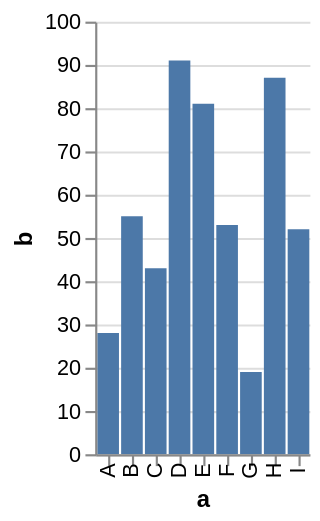

Describe this chart as a Vega-Lite specification.
### Vega specification from a JSON file in a GitHub repository (floating-point values rounded to 4 significant figures)
{"$schema": "http://vega.github.io/schema/vega/v3.0.json", "description": "A simple bar chart with embedded data.", "autosize": "pad", "padding": 5, "encode": {"update": {"fill": {"value": "transparent"}}}, "data": [{"name": "source_0", "values": [{"a": "A", "b": 28}, {"a": "B", "b": 55}, {"a": "C", "b": 43}, {"a": "D", "b": 91}, {"a": "E", "b": 81}, {"a": "F", "b": 53}, {"a": "G", "b": 19}, {"a": "H", "b": 87}, {"a": "I", "b": 52}], "format": {"type": "json", "parse": {"b": "number"}}, "transform": [{"type": "filter", "expr": "datum[\"b\"] !== null && !isNaN(datum[\"b\"])"}]}], "signals": [{"name": "width", "update": "bandspace(domain('x').length, 0.1, 0.05) * 11"}, {"name": "height", "update": "200"}], "marks": [{"name": "marks", "type": "rect", "role": "bar", "from": {"data": "source_0"}, "encode": {"update": {"x": {"scale": "x", "field": "a"}, "width": {"scale": "x", "band": true}, "y": {"scale": "y", "field": "b"}, "y2": {"scale": "y", "value": 0}, "fill": {"value": "#4c78a8"}}}}], "scales": [{"name": "x", "type": "band", "domain": {"data": "source_0", "field": "a", "sort": true}, "range": {"step": 11}, "round": true, "paddingInner": 0.1, "paddingOuter": 0.05}, {"name": "y", "type": "linear", "domain": {"data": "source_0", "field": "b"}, "range": [200, 0], "round": true, "nice": true, "zero": true}], "axes": [{"scale": "x", "orient": "bottom", "tickCount": 5, "title": "a", "zindex": 1, "encode": {"labels": {"update": {"angle": {"value": 270}, "baseline": {"value": "middle"}}}}}, {"scale": "y", "format": "s", "orient": "left", "title": "b", "zindex": 1}, {"scale": "y", "domain": false, "format": "s", "grid": true, "labels": false, "orient": "left", "ticks": false, "zindex": 0, "gridScale": "x"}]}
